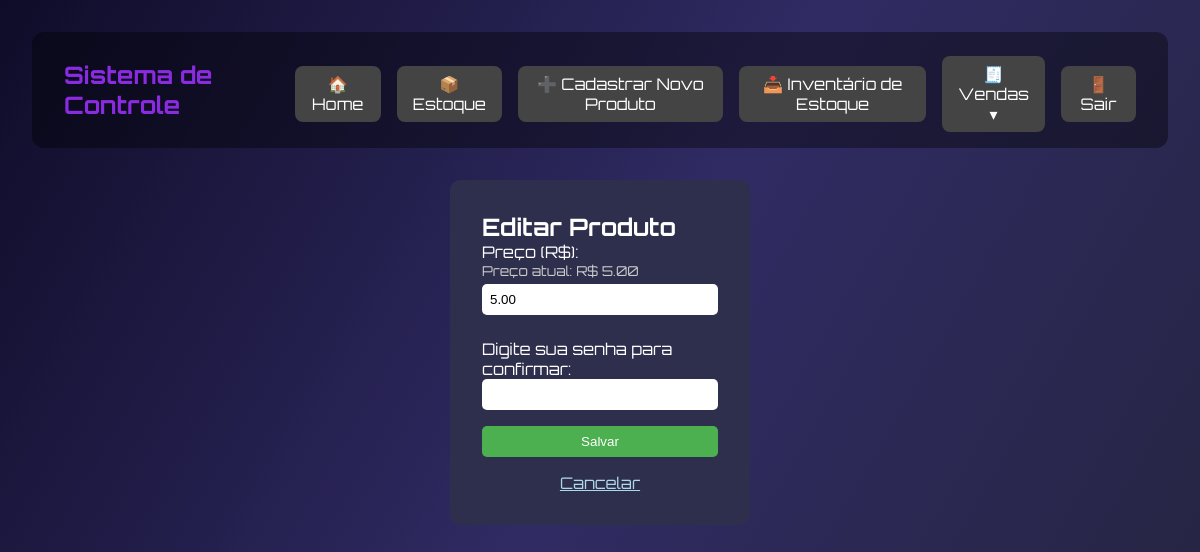
The page /editar-tipo-produto/4 (signed in) on the database as committed earlier.
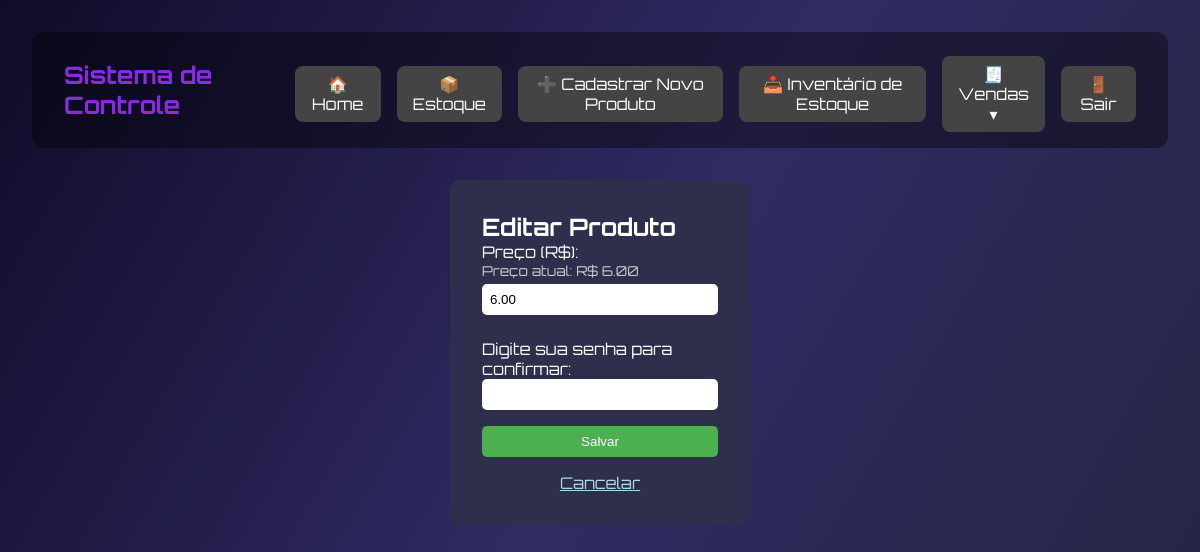
The same page on the database as committed later.
### models.py (models this page shows)
class TipoProduto(db.Model):
    __tablename__ = 'tipo_produto'
    id = db.Column(db.Integer, primary_key=True, autoincrement=True)
    nome = db.Column(db.String(255), nullable=False, unique=True)
    categoria_id = db.Column(db.Integer, db.ForeignKey('categoria.id'), nullable=False)
    preco = db.Column(db.Numeric(10, 2), nullable=False)
    descricao = db.Column(db.Text)
    produtos = db.relationship('Produto', back_populates='tipo_produto', cascade="all, delete-orphan")

### routes.py (the view, shortened to what this page needs)
    @app.route('/editar-tipo-produto/<int:tipo_produto_id>', methods=['GET', 'POST'])
    def editar_tipo_produto(tipo_produto_id):
        if 'usuario' not in session:
            return redirect(url_for('login_view'))
        tipo_produto = TipoProduto.query.get_or_404(tipo_produto_id)
        tipos = TipoProduto.query.all()
        return render_template('editar_produto.html', tipo_produto=tipo_produto, tipos=tipos)

### templates/editar_produto.html (shortened to what this page needs)
<!DOCTYPE html>
<html lang="pt-br">
{% extends 'base.html' %}
{% block content %}
<form method="POST">
    <h2>Editar Produto</h2>
    <label>Preço (R$):</label>
    <p class="atual-info">Preço atual: R$ {{ tipo_produto.preco or "Indefinido" }}</p>
    <input type="number" name="preco" step="0.01" placeholder="Novo preço (opcional)" value="{{ tipo_produto.preco }}">
    <div class="senha-container">
        <label for="senha">Digite sua senha para confirmar:</label>
        <input type="password" name="senha" id="senha" required>
    </div>
    <button type="submit">Salvar</button>
    <a href="/painel">Cancelar</a>
</form>
{% endblock %}

Rows that differ between the two databases and show on the page:
changed TipoProduto: preco "5.00" → "6.00"
